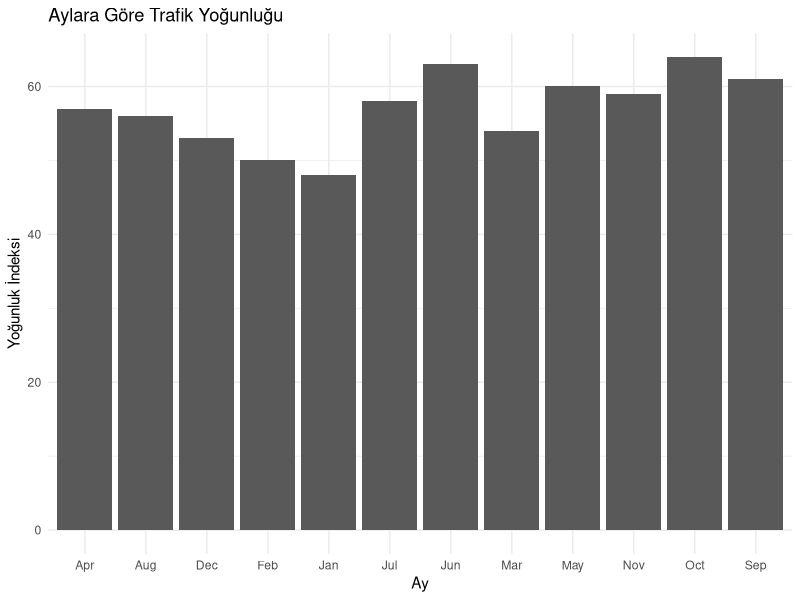
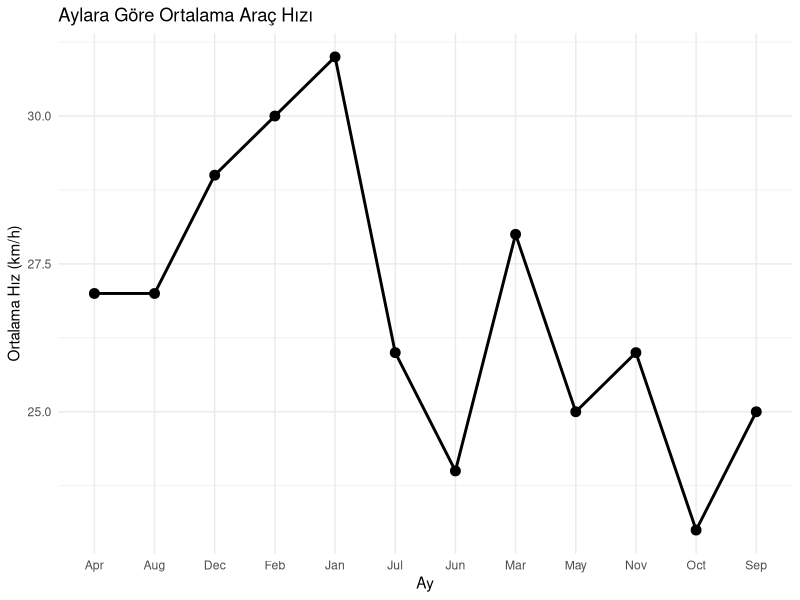
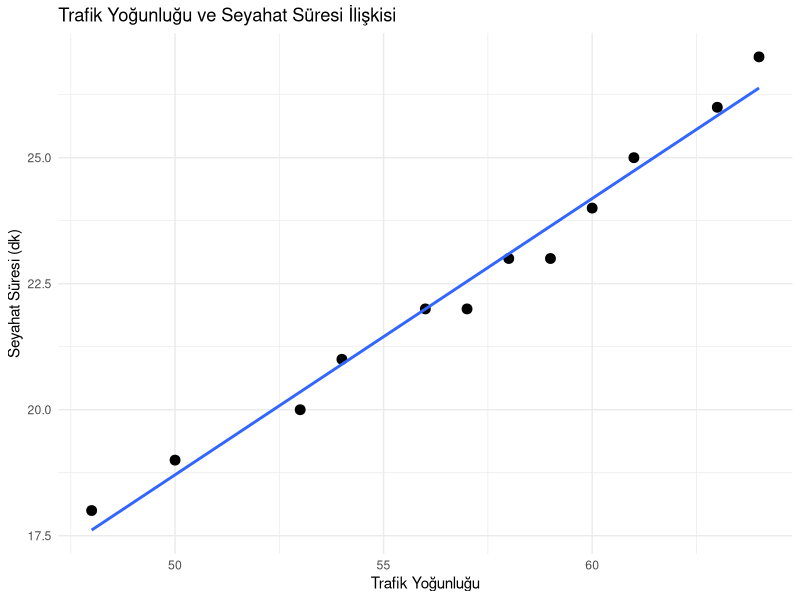
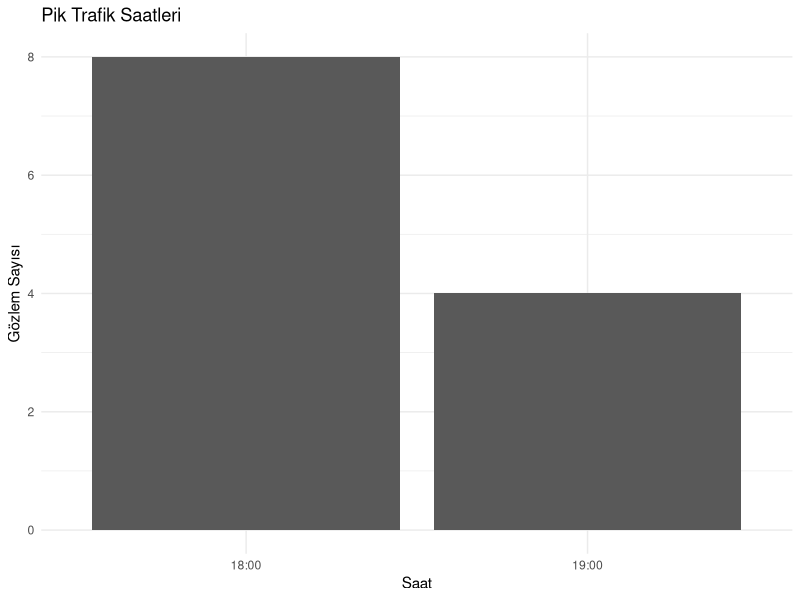
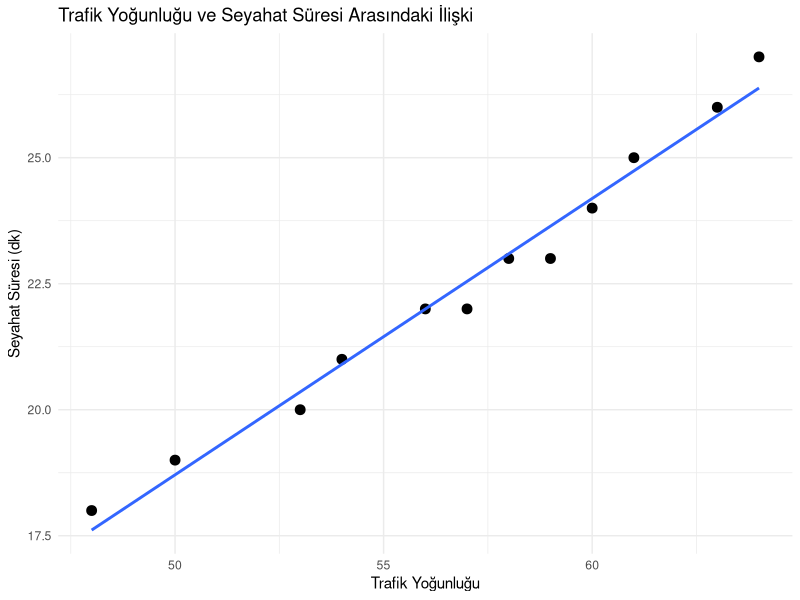

Reproduce these figures in R, in order.
## ---- chunk 1
library(tidyverse)
library(readr)
library(ggplot2)
## ---- chunk 2
trafik <- read.csv("ankara_trafik.csv")
head(trafik)
## ---- chunk 3
str(trafik)

summary(trafik)
## ---- chunk 4
ggplot(trafik, aes(x = month, y = congestion_index)) +
  geom_col() +
  labs(
    title = "Aylara Göre Trafik Yoğunluğu",
    x = "Ay",
    y = "Yoğunluk İndeksi"
  ) +
  theme_minimal()
## ---- chunk 5
ggplot(trafik, aes(x = month, y = average_speed_kmh, group = 1)) +
  geom_line(linewidth = 1) +
  geom_point(size = 3) +
  labs(
    title = "Aylara Göre Ortalama Araç Hızı",
    x = "Ay",
    y = "Ortalama Hız (km/h)"
  ) +
  theme_minimal()
## ---- chunk 6
ggplot(trafik, aes(x = congestion_index, y = average_travel_time_min)) +
  geom_point(size = 3) +
  geom_smooth(method = "lm", se = FALSE) +
  labs(
    title = "Trafik Yoğunluğu ve Seyahat Süresi İlişkisi",
    x = "Trafik Yoğunluğu",
    y = "Seyahat Süresi (dk)"
  ) +
  theme_minimal()
## ---- chunk 7
ggplot(trafik, aes(x = peak_hour)) +
  geom_bar() +
  labs(
    title = "Pik Trafik Saatleri",
    x = "Saat",
    y = "Gözlem Sayısı"
  ) +
  theme_minimal()
## ---- chunk 8
ggplot(trafik,
       aes(x = congestion_index,
           y = average_travel_time_min)) +
  geom_point(size = 3) +
  geom_smooth(method = "lm", se = FALSE) +
  labs(
    title = "Trafik Yoğunluğu ve Seyahat Süresi Arasındaki İlişki",
    x = "Trafik Yoğunluğu",
    y = "Seyahat Süresi (dk)"
  ) +
  theme_minimal()
